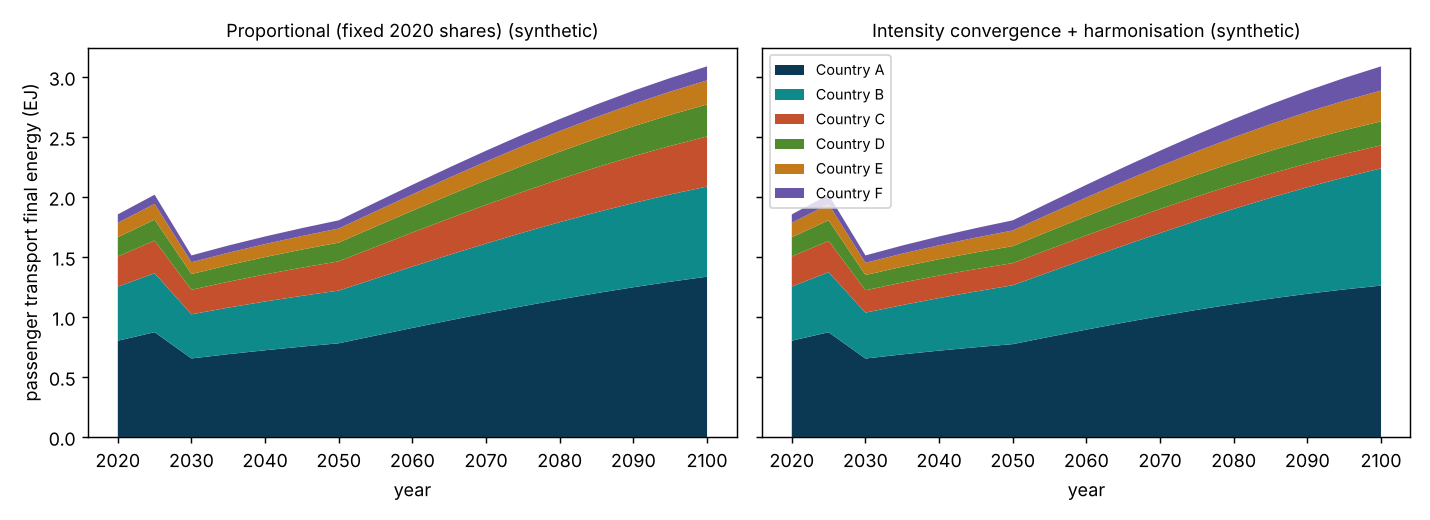

Reproduce this figure in Python.
"""downscale_demo.py - from a GCAM region to countries: two downscaling methods on SYNTHETIC data.

Problem: GCAM reports transport energy for "Middle East", but a ministry asks about one country.
  Method 1, proportional: each country keeps its base-year share of the regional total.
  Method 2, convergence (inspired by DSCALE, Sferra et al. 2026, Geoscientific Model Development 19,
           doi:10.5194/gmd-19-3157-2026): each country's energy intensity (energy per unit of GDP)
           moves from its own base-year value toward the regional intensity, closing the gap
           log-linearly by a convergence year; country GDP follows its own projection; the
           results are then rescaled every year so countries add up exactly to the GCAM regional
           total (harmonisation). DSCALE itself does much more (several convergence criteria,
           sector detail, emissions with an optimisation step); this demo shows only the idea.
Data: six invented countries ("Country A".."Country F") in an invented region; the regional total
is the toy model's Reference passenger-transport final energy (sample_data). Nothing here is real.
Run: python downscale_demo.py   (writes downscale_results.csv and downscale_demo.png)
"""
import math, os
import numpy as np
import pandas as pd
import matplotlib
matplotlib.use("Agg")
import matplotlib.pyplot as plt

HERE = os.path.dirname(os.path.abspath(__file__))
en = pd.read_csv(os.path.join(HERE, "..", "analysis", "sample_data", "transport_final_energy_by_mode_and_fuel.csv"))
REG = en[en.scenario == "Reference"].groupby("Year").value.sum()        # EJ, regional total
YEARS = list(REG.index)

# invented base-year data: GDP (billion $), GDP growth (%/yr), transport energy (EJ) in 2020
C = pd.DataFrame({
    "country": ["Country A", "Country B", "Country C", "Country D", "Country E", "Country F"],
    "gdp0":    [800, 420, 180, 160, 75, 40],
    "growth":  [0.025, 0.030, 0.020, 0.022, 0.035, 0.040],
    "energy0": [0.80, 0.45, 0.25, 0.16, 0.12, 0.07]})
C["energy0"] *= REG[2020] / C.energy0.sum()           # make 2020 add up to the regional total
CONV_YEAR = 2100

rows = []
for y in YEARS:
    t = y - 2020
    gdp = C.gdp0 * (1 + C.growth) ** t
    # method 1: proportional
    prop = REG[y] * C.energy0 / C.energy0.sum()
    # method 2: convergence of energy intensity toward the regional intensity, then harmonise
    ei0 = C.energy0 / C.gdp0
    reg_ei = REG[y] / gdp.sum()
    w = min(1.0, t / (CONV_YEAR - 2020))
    ei = np.exp((1 - w) * np.log(ei0) + w * math.log(reg_ei))
    raw = ei * gdp
    conv = raw * REG[y] / raw.sum()                    # harmonised to the GCAM regional total
    for i, c in enumerate(C.country):
        rows.append(dict(year=y, country=c, gdp=gdp[i], proportional_EJ=prop[i], convergence_EJ=conv[i],
                         convergence_unharmonised_EJ=raw[i]))
df = pd.DataFrame(rows)
df.to_csv(os.path.join(HERE, "downscale_results.csv"), index=False)

chk = df.groupby("year")[["proportional_EJ", "convergence_EJ"]].sum().sub(REG, axis=0).abs().max().max()
print(f"Regional totals reproduced by both methods: max error {chk:.1e} EJ")
show = df[df.year.isin([2020, 2050, 2100])].pivot_table(index="country", columns="year",
                                                       values=["proportional_EJ", "convergence_EJ"]).round(3)
print(show.to_string())
harm = df[df.year == 2050].convergence_EJ.sum() / df[df.year == 2050].convergence_unharmonised_EJ.sum()
print(f"Harmonisation factor in 2050 (GCAM total / sum of unharmonised country values): {harm:.3f}")

fig, ax = plt.subplots(1, 2, figsize=(11, 4), sharey=True)
for a, col, title in ((ax[0], "proportional_EJ", "Proportional (fixed 2020 shares)"),
                      (ax[1], "convergence_EJ", "Intensity convergence + harmonisation")):
    p = df.pivot(index="year", columns="country", values=col)
    a.stackplot(p.index, p.T.values, labels=p.columns,
                colors=["#0b3954", "#0f8a8a", "#c4502e", "#4f8a2c", "#c27a1a", "#6a56a8"])
    a.set_title(title + " (synthetic)", fontsize=10); a.set_xlabel("year")
ax[0].set_ylabel("passenger transport final energy (EJ)"); ax[1].legend(fontsize=8, loc="upper left")
fig.tight_layout(); fig.savefig(os.path.join(HERE, "downscale_demo.png"), dpi=130)
print("wrote downscale_results.csv and downscale_demo.png")
